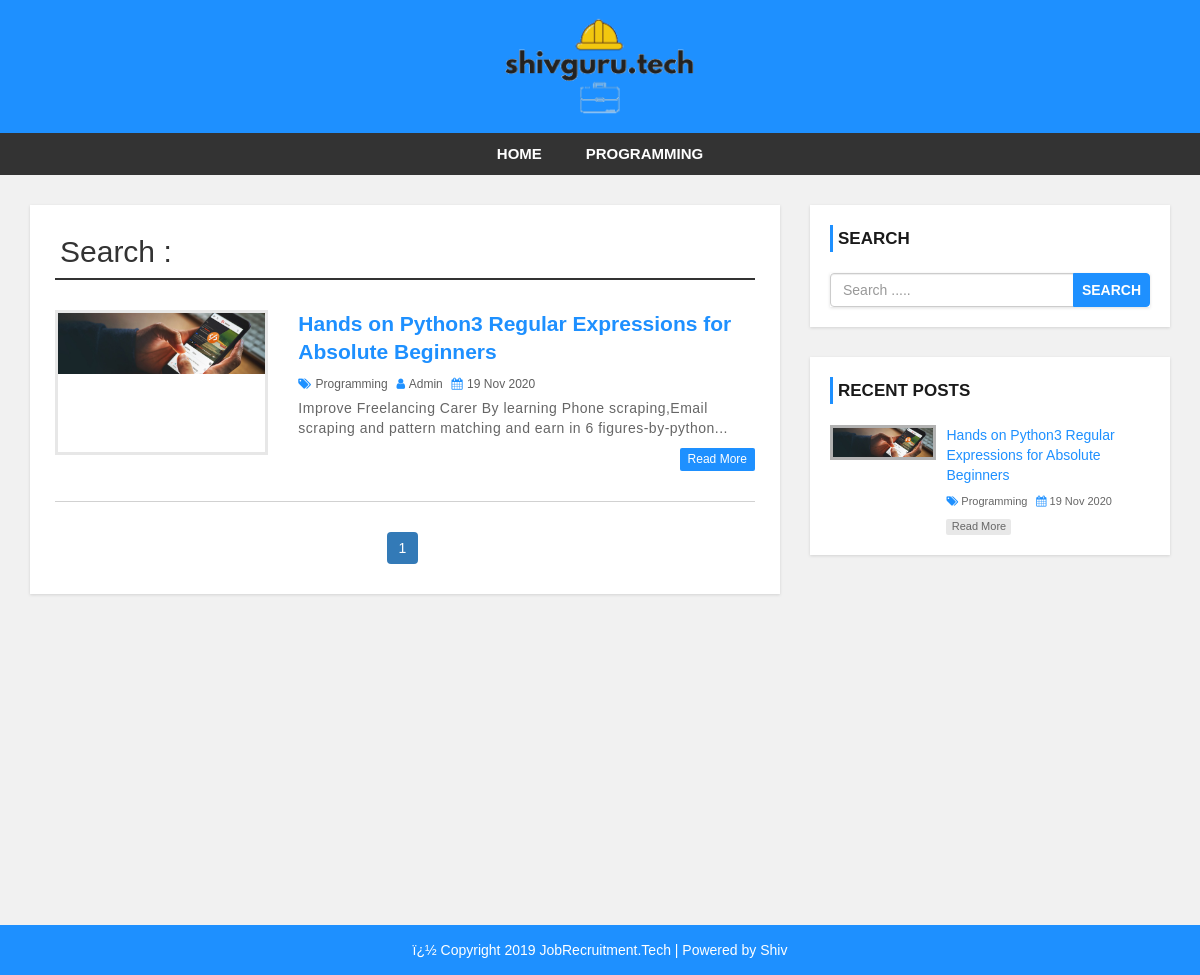
Page /udemypost/search.php on the committed database.
### tables this page shows
CREATE TABLE `settings` (
  `websitename` varchar(100) NOT NULL,
  `logo` varchar(100) NOT NULL,
  `footerdesc` text NOT NULL
);

CREATE TABLE `category` (
  `category_id` int(11) NOT NULL,
  `category_name` varchar(100) NOT NULL,
  `post` int(11) NOT NULL DEFAULT 0
);

CREATE TABLE `post` (
  `post_id` int(11) NOT NULL,
  `title` varchar(100) NOT NULL,
  `description` text NOT NULL,
  `category` varchar(100) NOT NULL,
  `post_date` varchar(50) NOT NULL,
  `author` int(11) NOT NULL,
  `post_img` varchar(100) NOT NULL,
  `link` varchar(600) NOT NULL
);

CREATE TABLE `user` (
  `user_id` int(10) UNSIGNED NOT NULL,
  `first_name` varchar(30) NOT NULL,
  `last_name` varchar(30) NOT NULL,
  `username` varchar(30) DEFAULT NULL,
  `password` varchar(40) DEFAULT NULL,
  `role` int(11) NOT NULL
);

### udemypost/config.php (called while the page is built, shortened)
<?php
$hostname = "http://3.21.241.177/udemypost";
?>

### udemypost/search.php (the view, shortened to what this page needs)
<?php include 'header.php'; ?>
    <div id="main-content">
      <div class="container">
        <div class="row">
            <div class="col-md-8">
                <div class="post-container">
                  <?php
                        include "config.php";
                    ?>
                    <h2 class="page-heading">Search : <?php echo $search_term; ?></h2>
                    <?php
                        $limit = 3;
                        if(isset($_GET['page'])){
                            $page = $_GET['page'];
                        }else{
                            $page = 1;
                        }
                        $offset = ($page - 1) * $limit;
                        $sql = "SELECT post.post_id, post.title, post.description, post.post_date,post.author,
                        category.category_name, user.username,post.category,post.post_img FROM post
                        LEFT JOIN category ON post.category = category.category_id
                        LEFT JOIN user ON post.author = user.user_id
                        WHERE post.title LIKE '%{$search_term}%' OR post.description LIKE '%{$search_term}%'
                        ORDER BY post.post_id DESC LIMIT {$offset}, {$limit}";
                        $result = mysqli_query($con, $sql) or die ("Query Faild.");
                        if(mysqli_num_rows($result) > 0){
                            while($row = mysqli_fetch_assoc($result)) {
                        ?>
                        <div class="post-content">
                        <div class="row">
                            <div class="col-md-4">
                                <a class="post-img" href="single.php?id=<?php echo $row['post_id']; ?>"><img src="admin/upload/<?php echo $row['post_img']; ?>" alt=""/></a>
                            </div>
                            <div class="col-md-8">
                                <div class="inner-content clearfix">
                                    <h3><a href='single.php?id=<?php echo $row['post_id']; ?>'><?php echo $row['title']; ?></a></h3>
                                    <div class="post-information">
                                        <span>
                                            <i class="fa fa-tags" aria-hidden="true"></i>
                                            <a href='category.php'><?php echo $row['category_name']; ?></a>
                                        </span>
                                        <span>
                                            <i class="fa fa-user" aria-hidden="true"></i>
                                            <a href='author.php?aid=<?php echo $row['author']; ?>'><?php echo $row['username']; ?></a>
                                        </span>
                                        <span>
                                            <i class="fa fa-calendar" aria-hidden="true"></i>
                                            <?php echo $row['post_date']; ?>
                                        </span>
                                    </div>
                                    <p class="description"><?php echo substr($row['description'],0,130) . "..."; ?></p>
                                    <a class='read-more pull-right' href='single.php?id=<?php echo $row['post_id'];?>'>read more</a>
                                </div>
                            </div>
                        </div>
                        </div>
                        <?php
                            }
                        }else{
                            echo "<h2>No Record Found.</h2>";
                        }
                        $sql1 = "SELECT * FROM post WHERE post.title lIKE '%{$search_term}%'";
                        $result1 = mysqli_query($con, $sql1) or die ("Query Failed");
                        if(mysqli_num_rows($result1) > 0){
                            $total_record = mysqli_num_rows($result1);
                            $total_pages = ceil($total_record / $limit);
                            echo "<ul class='pagination admin-pagination'>";
                            for($i = 1; $i <= $total_pages; $i++){
                                if ($i == $page) {
                                    $active = "active";
                                } else {
                                    $active = "";
                                }
                                echo '<li class="'.$active.'"><a href="index.php?search='.$search_term.'&page='. $i .'">'. $i .'</a></li>';
                            }
                            echo "</ul>";
                        }
                    ?>
                </div>
            </div>
            <?php include 'sidebar.php'; ?>
        </div>
      </div>
    </div>
<?php include 'footer.php'; ?>

### udemypost/header.php (shortened to what this page needs)
<!DOCTYPE html>
<html lang="en">
<head>
    <link rel="stylesheet" href="css/bootstrap.min.css" />
    <link rel="stylesheet" href="css/font-awesome.css">
    <link rel="stylesheet" href="css/style.css">
</head>
<body>
<div id="header">
    <div class="container">
        <div class="row">
            <div class=" col-md-offset-4 col-md-4">
            <?php
                    include "config.php";
                    $sql = "SELECT * FROM settings ";
                    $result = mysqli_query($con, $sql) or die ("Query Faild.");
                    if(mysqli_num_rows($result) > 0){
                        while($row = mysqli_fetch_assoc($result)) {
                            if($row['logo'] == ""){
                                echo '<a href="index.php"><h1>'. $row['websitename'] .'</h1></a>';
                            }else{
                                echo '<a href="index.php" id="logo"><img src="admin/images/' . $row['logo'] . '"></a>';
                            }
                        }
                    }
                ?>
            </div>
        </div>
    </div>
</div>
<div id="menu-bar">
    <div class="container">
        <div class="row">
            <div class="col-md-12">
            <?php
                include "config.php";
                $sql = "SELECT * FROM category WHERE post > 0 ";
                $result = mysqli_query($con, $sql) or die ("Query Faild. : Category");
                    if(mysqli_num_rows($result) > 0){
                        $active = "";
                ?>
                <ul class='menu'>
                <li><a href='<?php echo $hostname; ?>'>Home</a></li>
                    <?php while($row = mysqli_fetch_assoc($result)) {
                        echo "<li><a class='{$active}' href='category.php?cid={$row['category_id']}'>{$row['category_name']}</a></li>";
                     } ?>
                </ul>
                <?php } ?>
            </div>
        </div>
    </div>
</div>

### udemypost/sidebar.php
<div id="sidebar" class="col-md-4">
    <div class="search-box-container">
        <h4>Search</h4>
        <form class="search-post" action="search.php" method ="GET">
            <div class="input-group">
                <input type="text" name="search" class="form-control" placeholder="Search .....">
                <span class="input-group-btn">
                    <button type="submit" class="btn btn-danger">Search</button>
                </span>
            </div>
        </form>
    </div>
    <div class="recent-post-container">
        <h4>Recent Posts</h4>
        <?php
        include "config.php";
            $limit = 3;
            $sql = "SELECT post.post_id, post.title, post.post_date,
            category.category_name, post.category,post.post_img FROM post
            LEFT JOIN category ON post.category = category.category_id
            ORDER BY post.post_id DESC LIMIT {$limit}";
            $result = mysqli_query($con, $sql) or die ("Query Faild. : Recent Post");
            if(mysqli_num_rows($result) > 0){
                while($row = mysqli_fetch_assoc($result)) {
        ?>
        <div class="recent-post">
            <a class="post-img" href="single.php?id=<?php echo $row['post_id']; ?>">
                <img src="admin/upload/<?php echo $row['post_img']; ?>" alt=""/>
            </a>
            <div class="post-content">
                <h5><a href="single.php?id=<?php echo $row['post_id']; ?>"><?php echo $row['title']; ?></a></h5>
                <span>
                    <i class="fa fa-tags" aria-hidden="true"></i>
                    <a href='category.php?cid=<?php echo $row['category']; ?>'><?php echo $row['category_name']; ?></a>
                </span>
                <span>
                    <i class="fa fa-calendar" aria-hidden="true"></i>
                    <?php echo $row['post_date']; ?>
                </span>
                <a class="read-more" href="single.php?id=<?php echo $row['post_id']; ?>">read more</a>
            </div>
        </div>
        <?php
            }
        }
        ?>
    </div>
</div>

### udemypost/footer.php
<div id ="footer">
    <div class="container">
        <div class="row">
            <div class="col-md-12">
                <?php
                    include "config.php";
                    $sql = "SELECT * FROM settings ";
                    $result = mysqli_query($con, $sql) or die ("Query Faild.");
                    if(mysqli_num_rows($result) > 0){
                        while($row = mysqli_fetch_assoc($result)) {
                ?>
                <span><?php echo $row['footerdesc']; ?></span>
                <?php
                        }
                    }
                ?>
            </div>
        </div>
    </div>
</div>
</body>
</html>

### udemypost/css/style.css (style rules this page uses)
body { background: #f1f1f1; font-family: sans-serif,arial,Helvetica; }
a, a:hover, a:focus { text-decoration: none; outline: none; }
ul { margin:0; padding:0; list-style:none; }
h2.page-heading { margin: 5px 0 30px; padding: 0 5px 10px; border-bottom: 2px solid #333; }
form { background: #fff; padding: 25px; box-shadow:0 1px 3px rgba(0, 0, 0, 0.13); }
#header { background: #1e90ff; text-align: center; padding: 15px; }
#logo { display: inline-block; width: 65%; }
#logo img { width: 100%; }
#menu-bar { background: #333; text-align: center; }
#menu-bar .menu > li { display: inline-block; }
.menu > li > a { padding: 10px 20px; display: block; text-transform: uppercase; color: #fff; font-size: 15px; font-weight:600; transition:all 0.5s ease 0s; }
#main-content { padding: 30px 0; min-height: 750px; }
#main-content .post-container { background-color: #fff; padding: 25px; box-shadow: 0 1px 3px rgba(0, 0, 0, 0.13); }
#main-content .post-content { border-bottom: 1px solid #d1d1d1; padding: 0 0 30px; margin-bottom:30px; }
#main-content .post-content img { width: 100%; }
#main-content .post-content .post-img { border: 3px solid #e7e7e7; display: block; height: 145px; overflow: hidden; transition: border .3s; }
#main-content .post-content h3 { font-size: 21px; line-height: 28px; font-weight: 600; margin: 0 0 7px; }
#main-content .post-content h3 a { color: #1e90ff; transition:all 0.3s; }
#main-content .post-content .post-information span { color: #606060; font-size: 12px; text-transform: capitalize; margin: 0 5px 5px 0; display: inline-block; }
#main-content .post-content .post-information i { color: #1e90ff; margin-right: 1px; }
#main-content .post-content .post-information a { color: #606060; text-decoration: none; }
#main-content .post-content p, #main-content .single-post p { color: #666; font-size: 14px; letter-spacing: 0.5px; margin:0 0 10px; }
#main-content .post-content a.read-more { color: #fff; background-color: #1E90FF; font-size: 12px; text-transform: capitalize; padding: 3px 8px; border-radius: 2px; transition: all 0.3s; }
.pagination { display: block; text-align: center; margin: 0; }
.pagination li { display:inline-block; margin: 0 5px 0 0; }
.pagination li a { border: none; background: #1e90ff; color: #fff; }
i.fa { color:#222; }
#sidebar h4 { color: #1A1A1A; font-size: 17px; line-height: 27px; font-weight:600; text-transform: uppercase; padding: 0 0 0 5px; margin: 0 0 21px; border-left: 3px solid #1e90ff; }
#sidebar .search-box-container { background-color: #fff; padding: 20px; margin: 0 0 30px; box-shadow: 0 1px 3px rgba(0, 0, 0, 0.13); }
#sidebar .search-post { padding: 0; }
#sidebar .search-post input { color: #606060; }
#sidebar .search-post .btn { font-weight: 600; text-transform: uppercase; padding: 6px 8px; background-color: #1E90FF; border-color: #1E90FF; outline: none; }
#sidebar .recent-post-container { padding: 20px; background: #fff; box-shadow: 0 1px 3px rgba(0, 0, 0, 0.13); }
#sidebar .recent-post { border-bottom: 1px solid #e7e7e7; padding: 0 0 15px; margin: 0 0 15px; }
#sidebar .recent-post:last-child { margin: 0; padding: 0; border: none; }
#sidebar .recent-post .post-img { display: inline-block; width: 33%; border: 3px solid rgba(0,0,0,0.3); vertical-align: top; transition: border .3s; }
#sidebar .recent-post .post-img img { width: 100%; }
#sidebar .recent-post .post-content { width: 65%; display: inline-block; border: none; padding: 0 0 0 7px; margin: 0; }
#sidebar .recent-post h5 { font-size: 14px; line-height: 20px; margin: 0 0 5px; }
#sidebar .recent-post h5 a { color: #1E90FF; }
#sidebar .recent-post span { color: #666; font-size: 11px; display: inline-block; margin: 0 5px 10px 0; }
#sidebar .recent-post span a { color: #666; }
#sidebar .recent-post span i { color: #1E90FF; }
#sidebar .recent-post a.read-more { color: #666; background-color: rgba(0,0,0,0.09); width: 65px; font-size: 11px; text-align: center; padding: 0; display: block; transition: all 0.3s; }
#footer { color: #fff; padding:15px 0; text-align:center; background-color:#1e90ff; }

### rows in the picture
settings: logo (picture), footerdesc "ï¿½ Copyright 2019 JobRecruitment.Tech | Powered by Shiv"
category: category_name "PROGRAMMING"
post: post_img (picture), title "Hands on Python3 Regular Expressions for Absolute Beginners", category.category_name "Programming", user.username "Admin", post_date "19 Nov 2020", description "Improve Freelancing Carer By learning Phone scraping,Email scraping and pattern matching and earn in 6 figures-by-python"
